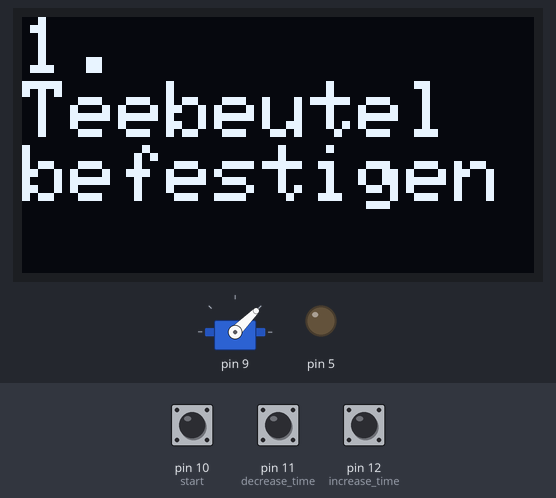
The sketch below on a simulated Arduino Uno, built with avr-gcc and run on an emulated ATmega328P. Shown: servo, 128×64 one-colour display, output pins drawn as LEDs (lit = HIGH). The inputs (shaded band) are chosen by the test bench; at power-on: pin 10 (start) HIGH, pin 11 (decrease_time) HIGH, pin 12 (increase_time) HIGH.

Above: at 1.2 s.
1.3 s: pin 10 (start) pulled LOW for 0.15 s
At 1.65 s:
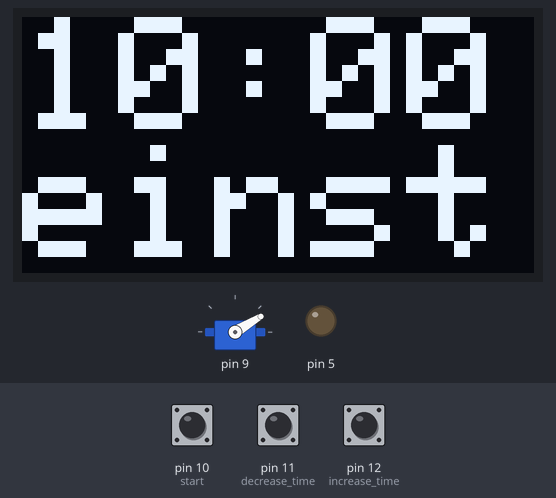
2.0 s: pin 10 (start) pulled LOW for 1 s
At 3.9 s:
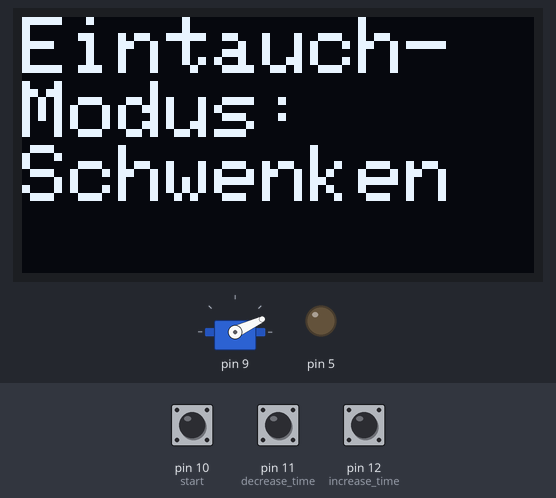
4.5 s: pin 11 (decrease_time) pulled LOW for 0.15 s
At 5.1 s:
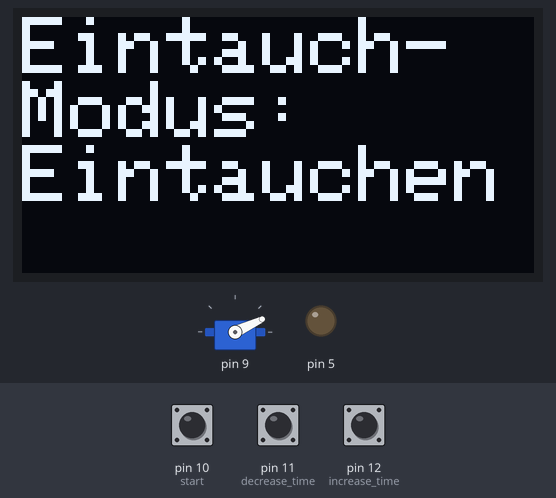
6.1 s: pin 11 (decrease_time) pulled LOW for 1 s
At 7.4 s:
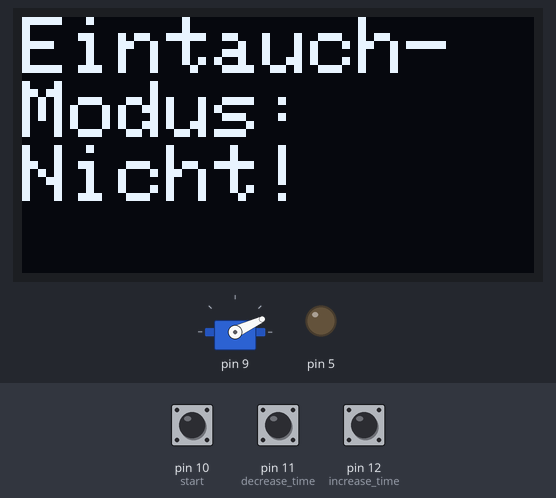
8.6 s: pin 10 (start) pulled LOW for 0.15 s
At 9.4 s:
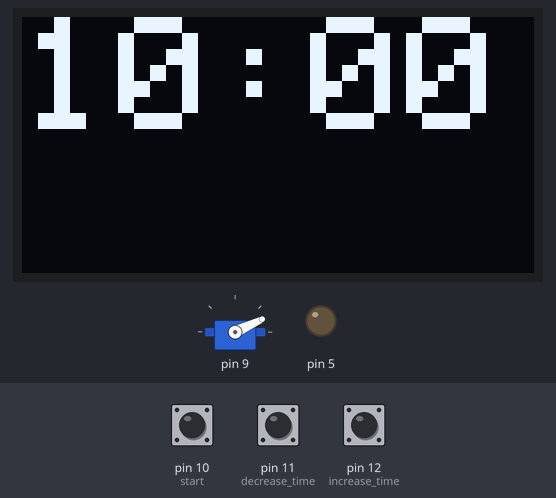
11.7 s: pin 10 (start) pulled LOW for 3.2 s
At 16.2 s:
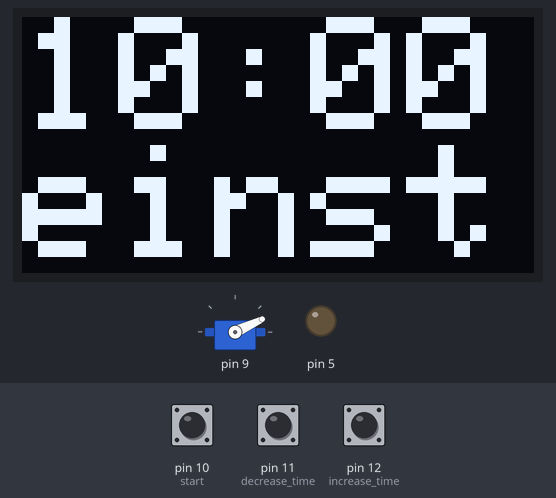
Timing chart, 0 to 17.4 s (numbered marks = the images above; inputs shaded):
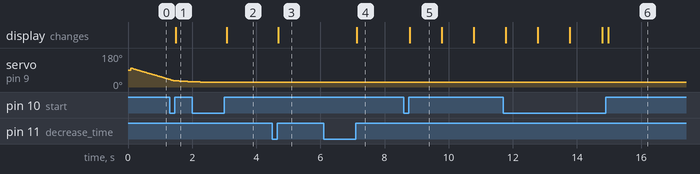

Measured:
- after the input at 1.3 s, the display: changes after 0.19 s (image 1)
- after the input at 2.0 s, the display: changes after 1.1 s (image 2)
- after the input at 4.5 s, the display: changes after 0.18 s (image 3)
- after the input at 6.1 s, the display: changes after 1.0 s (image 4)
- after the input at 8.6 s, the display: changes after 0.18 s (image 5)
- after the input at 11.7 s, the display: first differs from a run without the input after 3.3 s (image 6)
- what the display in image 5 shows lasts 1.0 s, from 8.8 s to 9.8 s

The sketch:

project01_digitaler-teepi.ino
```cpp
/* wiring
   Servo
   yellow -> see constructor
   black  -> GND
   red    -> +5V

   display (i2c Address 0x3C; verified with i2c scanner tool)
   GND -> GND
   VCC -> 5V
   SCL -> A5
   SDA -> A4

   buttons
   pin1 -> GND
   pin2 -> see constructor

   music "switch"
   black -> GND
   red -> 3.3V
   brown (signal) -> see constructor
*/

// https://www.arduino.cc/en/Reference/Servo
#include <Servo.h>

// https://github.com/adafruit/Adafruit_SSD1306/blob/master/examples/ssd1306_128x64_i2c/ssd1306_128x64_i2c.ino
// https://joy-it.net/files/files/Produkte/SBC-OLED01/Anleitung-SBC-OLED01.pdf
#include <Adafruit_SSD1306.h>


enum class DipMode : int
{
  SIMPLY_DOWN = 0,
  JIGGLE,
  NO_DIPPING,
  NUMBER_OF_DIP_MODES,
};


struct LcdDisplay {
  Adafruit_SSD1306 display_driver;
  char print_time_buffer[15];  // sufficient space for time + "\neinst"
  char print_dip_mode_buffer[50];
  int start_text_current_line = 0;
  static const int number_of_start_text_lines = 3;
  const char* start_text_lines[number_of_start_text_lines] = {
    "1.\nTeebeutel\nbefestigen",
    "2.\nZeit\neinstellen",
    "3.\nTimer\nstarten"
  };
  const char* dip_mode_description[static_cast<int>(DipMode::NUMBER_OF_DIP_MODES)] = {
    "Eintauchen",
    "Schwenken",
    "Nicht!",
  };
  bool is_display_inverted = false;

  LcdDisplay()
    : display_driver(128, 64)
  {}

  void init() {
    display_driver.begin(SSD1306_SWITCHCAPVCC, 0x3C);
  }

  void demo() {
  }

  void show_line(const char * line, int text_size = 2)
  {
    is_display_inverted = false;
    display_driver.clearDisplay();
    display_driver.setTextSize(text_size);
    display_driver.setTextColor(WHITE);
    display_driver.setCursor(0, 0);
    display_driver.println(line);
    display_driver.display();
  }

  void show_start_text_line() {
    if ((start_text_current_line < 0) || (start_text_current_line >= number_of_start_text_lines)) {
      start_text_current_line = 0;
    }

    show_line(start_text_lines[start_text_current_line]);
    start_text_current_line += 1;
  }

  void show_dip_mode_line(DipMode mode)
  {
    if (mode == DipMode::NUMBER_OF_DIP_MODES)
    {
      show_line("Internal Error");
    }
    else
    {
      sprintf(print_dip_mode_buffer,
              "Eintauch-\nModus:\n%s",
              dip_mode_description[static_cast<int>(mode)]);
    }

    show_line(print_dip_mode_buffer);
  }

  void show_done_text_line() {
    show_line(" Tee\n fertig", 3);
  }

  void toggle_invert_display() {
    is_display_inverted = not is_display_inverted;
    display_driver.invertDisplay(is_display_inverted);
    display_driver.display();
  }

  void set_invert_display(bool value) {
    display_driver.invertDisplay(value);
  }


  //! \param is_time_set true if the time is currently being set
  void show_time(int time_in_seconds, bool is_time_set = false) {
    int minutes = time_in_seconds / 60;
    int seconds = time_in_seconds % 60;

    display_driver.clearDisplay();
    display_driver.setTextSize(4);
    display_driver.setTextColor(WHITE);
    display_driver.setCursor(0, 0);

    if (minutes < 100) {
      sprintf(print_time_buffer, "%2d:%02d", minutes, seconds);
    }
    else {
      sprintf(print_time_buffer, "%2d", minutes);
    }
    if (is_time_set) {
      strcat(print_time_buffer, "\neinst");
    }
    display_driver.println(print_time_buffer);

    display_driver.display();
  }

};


/**
   Operate the penguin's beak.
   Use up() and down() to indicate that the beak should be moved up/down.
   Use tick() repeatedly to actually perform the movement.
   Note: On initialization of the Arduino, it looks like the PWM
         will drive the Servo to DOWN once whatever you do here...
*/
struct Beak {

  // parameters
  const int min_angle = 100;  //!< Angle when the beak is at the lowest position
  const int max_angle = 25;   //!< Angle when the beak is at the highest position
  const int servo_direction_for_beak_up = -1;  //!< Mapping from change in physical position to change in angle

  const int lower_jiggle_angle = min_angle;
  const int upper_jiggle_angle = 40;

  const int pin_no;
  const int ticks_per_degree_down;
  const int ticks_per_degree_up;

  enum class RequestedMovement
  {
    NONE,
    UP,
    DOWN,
    JIGGLE_UP,
    JIGGLE_DOWN,
  };
  RequestedMovement requested_movement = RequestedMovement::NONE;
  int current_angle = min_angle;
  int targeted_angle = max_angle;
  int ticks_remaining_until_going_to_next_angle;

  Servo servo_controller;

  /** Note: Only pins 9 and 10 are supported!
      See https://www.arduino.cc/en/Reference/ServoAttach
  */
  Beak(int pin_number
       , int delay_moving_down_in_number_of_ticks_per_degree
       , int delay_moving_up_in_number_of_ticks_per_degree
      )
    : pin_no(pin_number)
    , ticks_per_degree_down(delay_moving_down_in_number_of_ticks_per_degree)
    , ticks_per_degree_up(delay_moving_up_in_number_of_ticks_per_degree)
    , ticks_remaining_until_going_to_next_angle(delay_moving_up_in_number_of_ticks_per_degree)
  {
  }

  void init() {
    servo_controller.attach(pin_no);
  }

  void up() {
    requested_movement = RequestedMovement::UP;
    ticks_remaining_until_going_to_next_angle = ticks_per_degree_up;
    targeted_angle = max_angle;
  }

  void down() {
    requested_movement = RequestedMovement::DOWN;
    ticks_remaining_until_going_to_next_angle = ticks_per_degree_down;
    targeted_angle = min_angle;
  }

  void jiggle() {
    requested_movement = RequestedMovement::JIGGLE_DOWN;
    ticks_remaining_until_going_to_next_angle = ticks_per_degree_down;
    targeted_angle = lower_jiggle_angle;
  }

  void tick() {

    if (requested_movement == RequestedMovement::NONE)
    {
      return;
    }

    if (ticks_remaining_until_going_to_next_angle > 0) {
      ticks_remaining_until_going_to_next_angle -= 1;
      return;
    }

    servo_controller.write(current_angle);

    if (current_angle == targeted_angle) {
      switch (requested_movement)
      {
        case RequestedMovement::UP:
        case RequestedMovement::DOWN:
          {
            requested_movement = RequestedMovement::NONE;
            return;
          }

        case RequestedMovement::JIGGLE_UP:
          {
            requested_movement = RequestedMovement::JIGGLE_DOWN;
            ticks_remaining_until_going_to_next_angle = ticks_per_degree_down;
            targeted_angle = lower_jiggle_angle;
          }
          break;

        case RequestedMovement::JIGGLE_DOWN:
          {
            requested_movement = RequestedMovement::JIGGLE_UP;
            ticks_remaining_until_going_to_next_angle = ticks_per_degree_up;
            targeted_angle = upper_jiggle_angle;
          }
          break;

        case RequestedMovement::NONE:
        default:
          return;
      }
    }
    else {
      switch (requested_movement)
      {
        case RequestedMovement::JIGGLE_UP:
        case RequestedMovement::UP:
          {
            current_angle += servo_direction_for_beak_up;
            ticks_remaining_until_going_to_next_angle = ticks_per_degree_up;
          }
          break;
        case RequestedMovement::JIGGLE_DOWN:
        case RequestedMovement::DOWN:
          {
            current_angle -= servo_direction_for_beak_up;
            ticks_remaining_until_going_to_next_angle = ticks_per_degree_down;
          }
          break;
        case RequestedMovement::NONE:
        default:
          return;
      }
    }
  }

  bool done() {
    return requested_movement == RequestedMovement::NONE;
  }

};


/** Button needs to short given pin to GND when pressed. */
struct Button
{
  const int pin_number;
  bool was_previously_high = false;
  int button_press_count = 0;

  Button(int the_pin_number)
    : pin_number(the_pin_number)
  {
  }

  void init() {
    pinMode(pin_number, INPUT_PULLUP);
  }

  bool is_pressed()
  {
    int value = digitalRead(pin_number);
    return value == LOW;
  }

  int pop_button_press_count()
  {
    int count = button_press_count;
    button_press_count = 0;
    return count;
  }

  void tick()
  {
    bool pressed_now = is_pressed();
    if (pressed_now)
    {
      was_previously_high = true;
    }
    else
    {
      if (was_previously_high)
      {
        button_press_count += 1;
        was_previously_high = false;
      }
    }
  }

};


/*
   When turned on, the switch performs a periodic on/off cycle on a digital output.
   This means, it is turned on, then off after T_on, then again on after T_period.
   So it is on for T_on/T_period.
*/
struct PeriodicSwitch
{
    const int pin_number;
    const unsigned long total_period_duration_ms;
    const unsigned long on_during_period_ms;

    unsigned long activation_time_stamp;
    int current_pin_value = LOW;
    bool is_on = false;

    PeriodicSwitch(int the_pin, unsigned long period_duration_ms, unsigned long period_on_time_ms)
      : pin_number(the_pin)
      , total_period_duration_ms(period_duration_ms)
      , on_during_period_ms(period_on_time_ms)
    {
    }

    void init()
    {
      pinMode(pin_number, OUTPUT);
    }

    void on()
    {
      activation_time_stamp = millis();
      is_on = true;
    }

    void off()
    {
      is_on = false;
    }

    void tick()
    {
      if (is_on)
      {
        unsigned long now = millis();

        if (is_within_duty_cycle(now))
        {
          current_pin_value = HIGH;
        }
        else
        {
          current_pin_value = LOW;
        }

      }
      else
      {
        current_pin_value = LOW;
      }

      digitalWrite(pin_number, current_pin_value);
    }

  private:

    bool is_within_duty_cycle(unsigned long now)
    {
      auto time_within_cycle = (now - activation_time_stamp) % total_period_duration_ms;
      return time_within_cycle < on_during_period_ms;
    }

};


struct DigitalTeePi
{

    // members for control
    Beak& beak;
    LcdDisplay& lcd;
    Button& increase_time_button;
    Button& decrease_time_button;
    Button& start_button;
    PeriodicSwitch& alarm;

    // parameters
    const unsigned long DURATION_SPLASH_PAGE_MS = 2000;
    const int TIME_CHANGE_ON_BUTTON_PRESS_S = 15;
    const unsigned long DURATION_DONE_PAGE_MS = 2000;
    const unsigned long DURATION_ALARM_BLINK_MS = 500;

    // state of the application
    enum class TeePiState
    {
      INIT,
      SPLASH_SCREEN,
      SET_TIME,
      SET_DIP_MODE,
      TIME_RUNNING,
      TIME_UP,
    };
    DipMode dip_mode = DipMode::JIGGLE;
    TeePiState state = TeePiState::INIT;
    unsigned long last_time = 0;
    unsigned long last_time_inverted = 0;

    /** Time set with buttons -- will be used for timer */
    int duration_in_seconds = 10 * 60;
    unsigned long timestamp_timer_started = 0;

    DigitalTeePi(
      Beak& the_beak,
      LcdDisplay& the_display,
      Button& the_increase_time_button,
      Button& the_decrease_time_button,
      Button& the_start_button,
      PeriodicSwitch& the_alarm_switch
    )
      : beak(the_beak)
      , lcd(the_display)
      , increase_time_button(the_increase_time_button)
      , decrease_time_button(the_decrease_time_button)
      , start_button(the_start_button)
      , alarm(the_alarm_switch)
    {
    }

    void init()
    {
      beak.init();
      lcd.init();
      increase_time_button.init();
      decrease_time_button.init();
      start_button.init();
      alarm.init();
    }

    void tick()
    {
      increase_time_button.tick();
      decrease_time_button.tick();
      start_button.tick();
      beak.tick();
      alarm.tick();

      handle_state();
    }

  private:

    void handle_state()
    {
      unsigned long now = millis();

      switch (state) {
        case TeePiState::INIT:
          {
            beak.up();
            alarm.off();
            lcd.set_invert_display(false);
            lcd.show_start_text_line();
            last_time = now;
            state = TeePiState::SPLASH_SCREEN;
          }
          break;
        case TeePiState::SPLASH_SCREEN:
          {
            if ((now - last_time) >= DURATION_SPLASH_PAGE_MS) {
              lcd.show_start_text_line();
              last_time = now;
            }
            if (any_button_pressed()) {
              state = TeePiState::SET_TIME;
            }
          }
          break;
        case TeePiState::SET_TIME:
          {
            int increase_count = increase_time_button.pop_button_press_count();
            int decrease_count = decrease_time_button.pop_button_press_count();
            int change_count = increase_count - decrease_count;
            duration_in_seconds += TIME_CHANGE_ON_BUTTON_PRESS_S * change_count;
            if (duration_in_seconds < 0) {
              duration_in_seconds = 0;
            }
            lcd.show_time(duration_in_seconds, true);
            int start_count = start_button.pop_button_press_count();
            if (start_count > 0)
            {
              state = TeePiState::SET_DIP_MODE;
              lcd.show_dip_mode_line(dip_mode);
            }
          }
          break;
        case TeePiState::SET_DIP_MODE:
          {
            int increase_count = increase_time_button.pop_button_press_count();
            int decrease_count = decrease_time_button.pop_button_press_count();
            int change_count = increase_count - decrease_count;

            int new_dip_mode = (static_cast<int>(dip_mode) + change_count) % static_cast<int>(DipMode::NUMBER_OF_DIP_MODES);
            if (new_dip_mode < 0)
            {
              new_dip_mode += static_cast<int>(DipMode::NUMBER_OF_DIP_MODES);
            }
            if (new_dip_mode != static_cast<int>(dip_mode))
            {
              dip_mode = static_cast<DipMode>(new_dip_mode);
              lcd.show_dip_mode_line(dip_mode);
            }

            int start_count = start_button.pop_button_press_count();
            if (start_count > 0)
            {
              timestamp_timer_started = now;
              state = TeePiState::TIME_RUNNING;

              switch (dip_mode)
              {
                case DipMode::SIMPLY_DOWN:
                  beak.down();
                  break;

                case DipMode::JIGGLE:
                  beak.jiggle();
                  break;

                case DipMode::NO_DIPPING:
                  break;

                default:
                  lcd.show_line("Internal Error");
                  break;
              }
            }
          }
          break;
        case TeePiState::TIME_RUNNING:
          {
            unsigned long time_expired_ms = now - timestamp_timer_started;
            int time_expired_s = time_expired_ms / 1000;
            int time_remaining = duration_in_seconds - time_expired_s;
            lcd.show_time(time_remaining);

            if (any_button_pressed())
            {
              state = TeePiState::SET_TIME;
            }

            if (time_remaining <= 0) {
              state = TeePiState::TIME_UP;
              beak.up();
              lcd.show_done_text_line();
              alarm.on();
              last_time = now;
              last_time_inverted = now;
            }
          }
          break;
        case TeePiState::TIME_UP:
          {
            if ((now - last_time) >= DURATION_DONE_PAGE_MS) {
              lcd.show_done_text_line();
              last_time = now;
            }
            if ((now - last_time_inverted) >= DURATION_ALARM_BLINK_MS) {
              lcd.toggle_invert_display();
              last_time_inverted = now;
            }
            if (any_button_pressed())
            {
              state = TeePiState::INIT;
            }
          }
          break;
      }
    }

    bool any_button_pressed()
    {
      int increase_count = increase_time_button.pop_button_press_count();
      int decrease_count = decrease_time_button.pop_button_press_count();
      int start_count = start_button.pop_button_press_count();
      bool any_pressed = increase_count > 0 or decrease_count > 0 or start_count > 0;
      return any_pressed;
    }

};


Beak beak(9, 2, 3);
LcdDisplay lcd;
Button increase_time(12);
Button decrease_time(11);
Button start(10);
PeriodicSwitch alarm(5, 25000, 20000);

DigitalTeePi teepi(beak, lcd, increase_time, decrease_time, start, alarm);

void setup() {
  // activate the init() calls to run the tests
  /* test_beak
    beak.init();
    pinMode(LED_BUILTIN, OUTPUT);
  */

  /* test_lcd
    //lcd.init();
  */

  /* test_button
    increase_time.init();
    pinMode(LED_BUILTIN, OUTPUT);
  */

  /* test alarm
    alarm.init();
  */

  /* teepi_application -- activate the init() call for teepi for the main function

  */
  teepi.init();
}

void test_beak()
{
  digitalWrite(LED_BUILTIN, HIGH);
  beak.up();
  while (not beak.done()) {
    beak.tick();
    delay(5);
  }

  delay(1000);

  digitalWrite(LED_BUILTIN, LOW);
  beak.down();
  delay(1000);
  while (not beak.done()) {
    beak.tick();
    delay(5);
  }
  delay(5000);
}

void test_lcd()
{
  for (int i = 0; i < 6; ++i) {
    lcd.show_start_text_line();
    delay(1000);
  }

  for (int i = 61; i != 0; i -= 1) {
    lcd.show_time(i);
    delay(20);
  }

  lcd.show_done_text_line();
  for (int i = 0; i < 10; ++i) {
    lcd.toggle_invert_display();
    delay(500);
  }

  delay(1000);
}

void test_button()
{
  for (int i = 0; i < 1000; ++i) {
    increase_time.tick();
    delay(5);
  }
  int count = increase_time.pop_button_press_count();
  for (int i = 0; i < count; ++i) {
    digitalWrite(LED_BUILTIN, HIGH);
    delay(200);
    digitalWrite(LED_BUILTIN, LOW);
    delay(100);
  }
}

void test_alarm()
{
  alarm.on();
  while (true) {
    alarm.tick();
  }
}

void teepi_application()
{
  teepi.tick();
  delay(5);
}


void loop() {
  //test_beak();
  //test_beak();
  //test_alarm();
  teepi_application();
}
```
